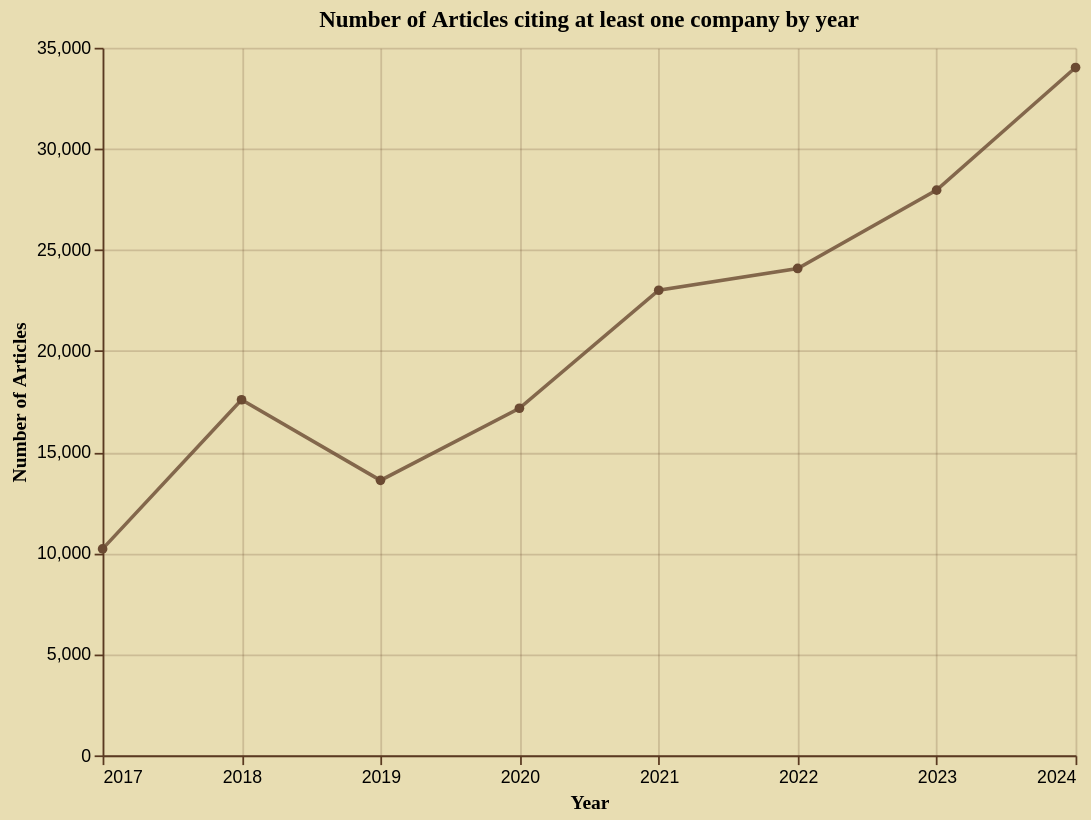

This figure's Vega-Lite source:
### Vega-Lite specification from a JSON file in a GitHub repository (floating-point values rounded to 4 significant figures)
{"config": {"background": "#e8ddb2", "view": {"stroke": "transparent", "width": 550, "height": 400}, "axis": {"domainColor": "#5a3921", "gridColor": "#5a3921", "gridOpacity": 0.2, "tickColor": "#5a3921", "labelColor": "black", "titleColor": "black", "titleFont": "EB Garamond"}, "legend": {"labelColor": "black", "titleColor": "black", "labelFont": "EB Garamond", "titleFont": "EB Garamond"}, "title": {"color": "black", "font": "EB Garamond"}, "mark": {"color": "#6b4a32", "opacity": 0.8}, "bar": {"color": "#6b4a32", "opacity": 0.8}, "line": {"color": "#6b4a32", "opacity": 0.8}, "area": {"color": "#6b4a32", "opacity": 0.8}, "point": {"color": "#6b4a32", "opacity": 0.8}}, "data": {"name": "data-2f715a508b903a881ab764571f44d01e"}, "mark": {"type": "line", "point": true}, "encoding": {"tooltip": [{"field": "year", "format": "%Y", "title": "Year", "type": "temporal"}, {"field": "count", "format": ",", "title": "Number of Articles", "type": "quantitative"}], "x": {"field": "year", "title": "Year", "type": "temporal"}, "y": {"field": "count", "title": "Number of Articles", "type": "quantitative"}}, "title": "Number of Articles citing at least one company by year", "$schema": "https://vega.github.io/schema/vega-lite/v5.20.1.json", "datasets": {"data-2f715a508b903a881ab764571f44d01e": [{"year": "2017-01-01T00:00:00", "declared": "Some cited companies", "count": 10213}, {"year": "2018-01-01T00:00:00", "declared": "Some cited companies", "count": 17590}, {"year": "2019-01-01T00:00:00", "declared": "Some cited companies", "count": 13602}, {"year": "2020-01-01T00:00:00", "declared": "Some cited companies", "count": 17169}, {"year": "2021-01-01T00:00:00", "declared": "Some cited companies", "count": 23006}, {"year": "2022-01-01T00:00:00", "declared": "Some cited companies", "count": 24084}, {"year": "2023-01-01T00:00:00", "declared": "Some cited companies", "count": 27958}, {"year": "2024-01-01T00:00:00", "declared": "Some cited companies", "count": 34022}]}}
